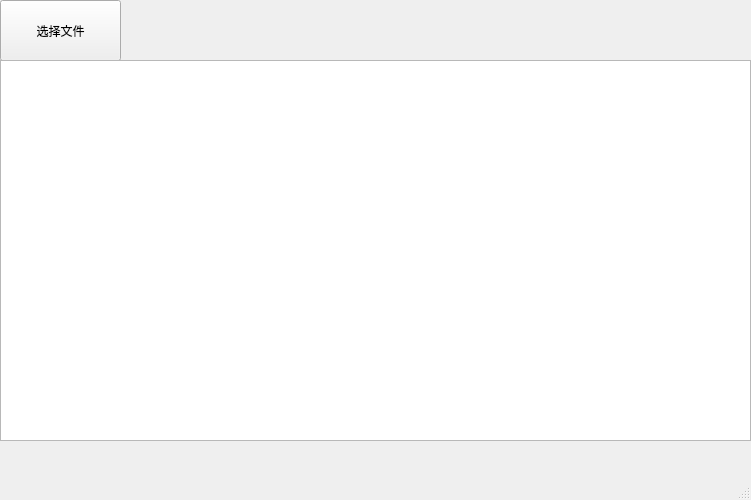
<?xml version="1.0" encoding="UTF-8"?>
<ui version="4.0">
 <class>MainWindow</class>
 <widget class="QMainWindow" name="MainWindow">
  <property name="geometry">
   <rect>
    <x>0</x>
    <y>0</y>
    <width>751</width>
    <height>500</height>
   </rect>
  </property>
  <property name="windowTitle">
   <string>MainWindow</string>
  </property>
  <widget class="QWidget" name="centralwidget">
   <widget class="QPushButton" name="pushButton">
    <property name="geometry">
     <rect>
      <x>0</x>
      <y>0</y>
      <width>121</width>
      <height>61</height>
     </rect>
    </property>
    <property name="text">
     <string>选择文件</string>
    </property>
   </widget>
   <widget class="QListWidget" name="listWidget">
    <property name="geometry">
     <rect>
      <x>0</x>
      <y>60</y>
      <width>751</width>
      <height>381</height>
     </rect>
    </property>
   </widget>
  </widget>
  <widget class="QMenuBar" name="menubar">
   <property name="geometry">
    <rect>
     <x>0</x>
     <y>0</y>
     <width>751</width>
     <height>26</height>
    </rect>
   </property>
  </widget>
  <widget class="QStatusBar" name="statusbar"/>
 </widget>
 <resources/>
 <connections/>
</ui>
